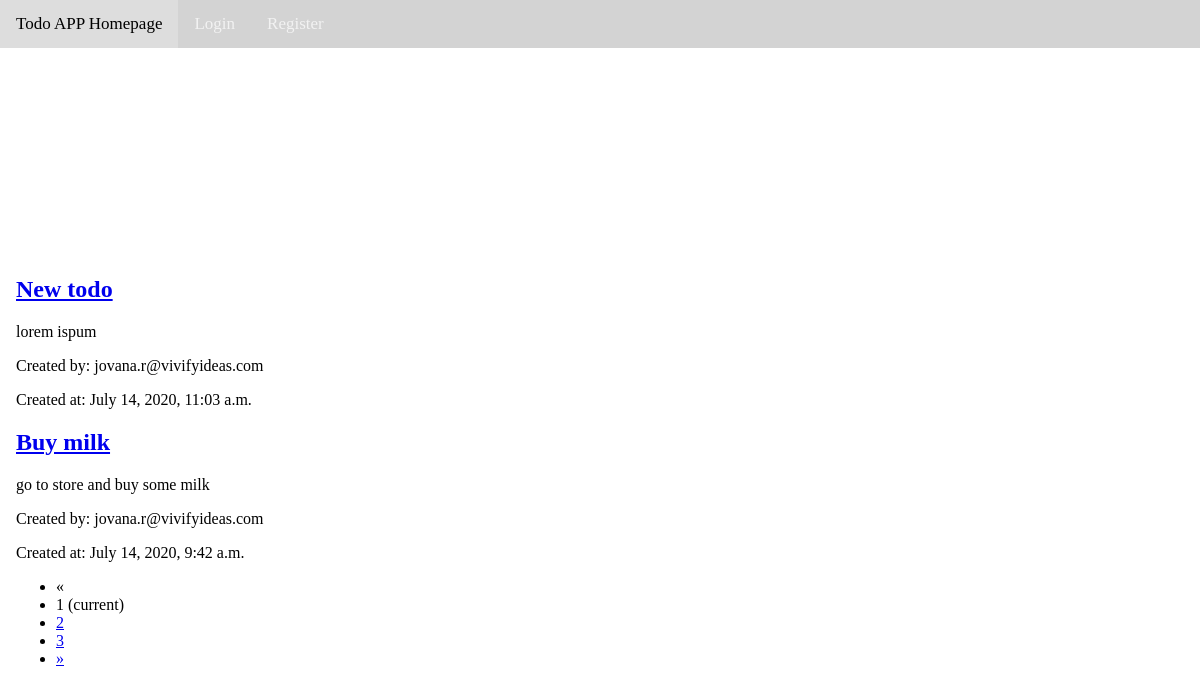
The page /todos/ on the database its author committed.
### apps/todos/models.py (models this page shows, shortened)
class Todo(models.Model):
    title = models.CharField(max_length=200)
    content = models.TextField()
    author = models.ForeignKey(CustomUser, on_delete=models.CASCADE)
    created_at = models.DateTimeField("Date Created", default=datetime.now())

### apps/user/models.py (models this page shows, shortened)
class CustomUser(AbstractBaseUser):
    email = models.EmailField(verbose_name="email", unique=True)
    username = models.CharField(max_length=200)
    date_joined = models.DateTimeField(verbose_name="date joined", auto_now_add=True)
    last_login = models.DateTimeField(verbose_name="last login", auto_now_add=True)
    is_admin = models.BooleanField(default=False)
    is_active = models.BooleanField(default=True)
    is_staff = models.BooleanField(default=False)
    is_superuser = models.BooleanField(default=False)
    USERNAME_FIELD = "email"
    REQUIRED_FIELDS = ["username", ]
    objects = UserManager()
    def __str__(self):
        return self.email

### apps/todos/views.py (the view)
# urls.py: path("todos/", include("todos.urls")),
@require_http_methods(["GET"])
def todos(request):
    todos_list = Todo.objects.all().order_by("-created_at")
    page_number = request.GET.get('page', 1)
    paginator = Paginator(todos_list, 2)
    try:
        todos = paginator.page(page_number)
    except PageNotAnInteger:
        todos = paginator.page(1)
    except EmptyPage:
        todos = paginator.page(paginator.num_pages)
    page_obj = paginator.get_page(page_number)
    return render(request=request,
                  template_name="main/todos.html",
                  context={"todos": todos})

### apps/todos/templates/main/todos.html
{% extends "main/header.html" %}
{% block content %}
    {% for todo in todos %}
    <h2><a href="{% url 'main:todos:todo' todo_id=todo.id %}">{{todo.title}}</a></h2>
    <p>{{todo.content}}</p>
    <p>Created by: {{todo.author}}</p>
    <p>Created at: {{todo.created_at}}</p>
    {% endfor %}
    {% if todos.has_other_pages %}
    <ul>
        {% if todos.has_previous %}
        <li><a href="?page={{ todos.previous_page_number }}">&laquo;</a></li>
        {% else %}
        <li><span>&laquo;</span></li>
        {% endif %}
        {% for i in todos.paginator.page_range %}
        {% if todos.number == i %}
            <li><span>{{ i }} <span >(current)</span></span></li>
        {% else %}
            <li><a href="?page={{ i }}">{{ i }}</a></li>
        {% endif %}
        {% endfor %}
        {% if todos.has_next %}
        <li><a href="?page={{ todos.next_page_number }}">&raquo;</a></li>
        {% else %}
        <li><span>&raquo;</span></li>
        {% endif %}
    </ul>
    {% endif %}
{% endblock %}

### apps/main/static/main/css/style.css (style rules this page uses)
body { margin: 0; }

### rows shown on the page
Todo: title "New todo", content "lorem ispum", author "jovana.r@vivifyideas.com", created_at "July 14, 2020, 11:03 a.m."
Todo: title "Buy milk", content "go to store and buy some milk", author "jovana.r@vivifyideas.com", created_at "July 14, 2020, 9:42 a.m."

### other values the page prints
{{ i }} "1"
{{ i }} "2" "3"
